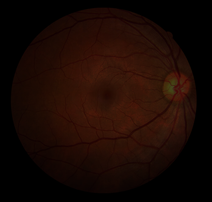
%> input picture h1.png, 212 x 202 px, shrunk from 689 x 657 before the run
$ octave histogrameqlizationspecification.m   (GNU Octave 9; MATLAB toolbox functions it lacks are replaced by stand-ins)
%> lines starting %> are read from the running program, lines starting %| are printed output that depends on the picture
clear all;
clc;
%reading the input image
im = imread('h1.png');
%> im is the input picture: size 202x212x3 uint8; mean R, G, B 24.9, 9, 3.7
im2d = (rgb2gray(im));
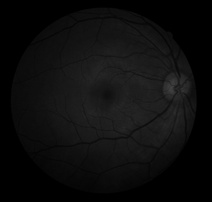
%> im2d: size 202x212 uint8; min 0, max 63, mean 13.1

%reading the referaced image

ref = imread('h2.png');
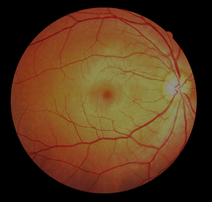
%> input picture h2.png, 212 x 202 px, shrunk from 689 x 657 before the run
%> ref is the input picture: size 202x212x3 uint8; mean R, G, B 87.5, 55.3, 28
refim = rgb2gray(ref);
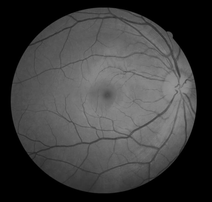
%> refim: size 202x212 uint8; min 0, max 148, mean 61.8


[m,n] = size(im2d);
%> m = 202; n = 212
his = zeros(256,1);
pdf = zeros(256,1);
cdf = zeros(256,1);
cum = zeros(256,1);
out = zeros(256,1);
a=1;
k = m*n;
%> k = 42824

for i=1:m
    for j=1:n
        a = im2d(i,j)+1;
        his(a) =  his(a)+1;
        pdf(a) = his(a)/k;
    end
end
%> after the loop, his = 256 values, max 15390 at index 1, min 0 at index 65, mean 167.3; pdf = 256 values, max 0.359 at index 1, min 0 at index 65, mean 0.00391


his2 = zeros(256,1);

sum = 0;
for i=1:size(pdf)
    sum = sum+pdf(i);
    cum(i) = sum;
    cdf(i) = cum(i)*255;
    out(i) = round(cdf(i));
end
%> this loop made 256 passes
%> sum on passes 1 to 3: 0.359, 0.361, 0.363
%> after the loop, cdf = 256 values from 91.64 to 255; cum = 256 values from 0.359 to 1; out = 256 values from 92 to 255; sum = 1


for i=1:m
    for j=1:n
      hiseq(i,j) = out(im2d(i,j)+1);
    end
end
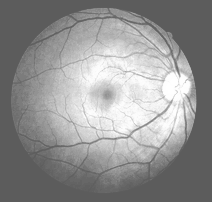
%> hiseq: size 202x212 double; min 92, max 255, mean 145.8

his2 = zeros(256,1);

for i=1:m
    for j=1:n
        a = hiseq(i,j)+1;
        his2(a) = his2(a)+1;
    end
end
%> after the loop, his2 = 256 values, max 15466 at index 93, min 0 at index 1, mean 167.3
%hiseq = uint8(hiseq);

%histogram of ref image


[n1,m1] = size(ref);
%> n1 = 202; m1 = 636


b = zeros(256,1);
pdf1 = zeros(256,1);
cum2 = zeros(256,1);
out2 = zeros(256,1);
cdf2 = zeros(256,1);
k = n1*m1;
%> k = 128472

for i=1:n1
    for j=1:m1
        pix = ref(i,j)+1;
        b(pix)= b(pix)+1;
        pdf1(pix) = b(pix)/k;
    end
end
%> after the loop, b = 256 values, max 44424 at index 1, min 0 at index 155, mean 501.8; pdf1 = 256 values, max 0.346 at index 1, min 0 at index 155, mean 0.00391


sum = 0;

for i=1: size(pdf1)
   sum = sum +(pdf1(i));
   cum2(i) = sum;
   cdf2(i) = cum2(i)*256;
   out2(i) = round(cdf2(i));
end
%> this loop made 256 passes
%> sum on passes 1 to 3: 0.346, 0.354, 0.357
%> after the loop, cdf2 = 256 values from 88.52 to 256; cum2 = 256 values from 0.346 to 1; out2 = 256 values from 89 to 256; sum = 1


for i=1:m
    for j=1:n
        for k=1 : 256
           if out2(k) >= hiseq(i,j)
               break;
           end
        end
        output(i,j) = k-1;
    end
end
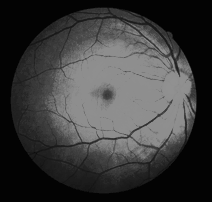
%> output: size 202x212 double; min 3, max 145, mean 58.8


output = uint8(output);
%> output: size 202x212 uint8

figure;
set(gcf,'Position',get(0,'Screensize'));

subplot(1,3,1),imshow(im2d),title('Original Image');

subplot(1,3,2),imshow(refim),title('Referance Image ');

subplot(1,3,3),imshow(output),title('Output Image');
